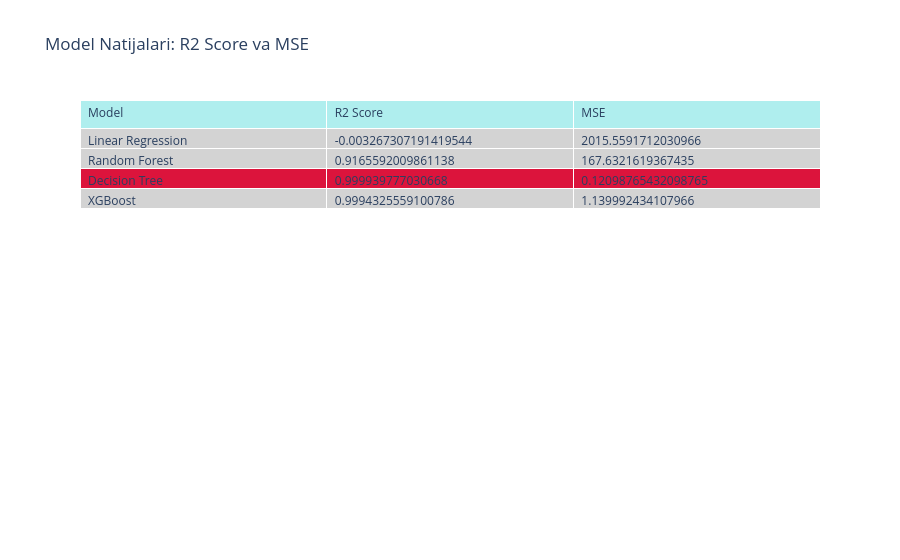

The notebook cell saved with this chart:
### Markdown cell above
# Jami: Natijalarni Taqqoslash

### Code cell
import pandas as pd
from sklearn.model_selection import train_test_split
from sklearn.linear_model import LinearRegression
from sklearn.ensemble import RandomForestRegressor
from sklearn.tree import DecisionTreeRegressor
from xgboost import XGBRegressor
from sklearn.metrics import mean_squared_error, r2_score
import plotly.graph_objects as go

# 1. X va y
X = df.drop('life_span', axis=1)
y = df['life_span']

# 2. Train, validation, test bo'lish
X_temp, X_test, y_temp, y_test = train_test_split(X, y, test_size=0.2, random_state=42)
X_train, X_val, y_train, y_val = train_test_split(X_temp, y_temp, test_size=0.25, random_state=42)

# 3. Modellar
models = {
    'Linear Regression': LinearRegression(),
    'Random Forest': RandomForestRegressor(n_estimators=100, random_state=42),
    'Decision Tree': DecisionTreeRegressor(random_state=42),
    'XGBoost': XGBRegressor(n_estimators=100, learning_rate=0.1, random_state=42)
}

results = []

for name, model in models.items():
    model.fit(X_train, y_train)
    preds = model.predict(X_val)
    r2 = r2_score(y_val, preds)
    mse = mean_squared_error(y_val, preds)
    results.append({'Model': name, 'R2 Score': r2, 'MSE': mse})

# 4. Natijalarni DataFrame ga yig'ish
results_df = pd.DataFrame(results)

# 5. Eng yaxshi R2 topish
best_model_index = results_df['R2 Score'].idxmax()

# 6. Jadvalni chizish (qizil bilan eng yaxshisi)
colors = ['lightgray'] * len(results_df)
colors[best_model_index] = 'crimson'  # eng yaxshi R2 uchun qizil rang

fig = go.Figure(data=[go.Table(
    header=dict(values=list(results_df.columns),
                fill_color='paleturquoise',
                align='left'),
    cells=dict(values=[results_df[col] for col in results_df.columns],
               fill_color=[colors, colors, colors],
               align='left'))
])

fig.update_layout(title='Model Natijalari: R2 Score va MSE')
fig.show()

### Figure 1 — Plotly figure (JSON) as saved in the notebook; plotly's stock layout.template omitted (floating-point values rounded to 4 significant figures)
{"data": [{"cells": {"align": "left", "fill": {"color": [["lightgray", "lightgray", "crimson", "lightgray"], ["lightgray", "lightgray", "crimson", "lightgray"], ["lightgray", "lightgray", "crimson", "lightgray"]]}, "values": [["Linear Regression", "Random Forest", "Decision Tree", "XGBoost"], [-0.003267, 0.9166, 0.9999, 0.9994], [2016.0, 167.6, 0.121, 1.14]]}, "header": {"align": "left", "fill": {"color": "paleturquoise"}, "values": ["Model", "R2 Score", "MSE"]}, "type": "table"}], "layout": {"title": {"text": "Model Natijalari: R2 Score va MSE"}}}
